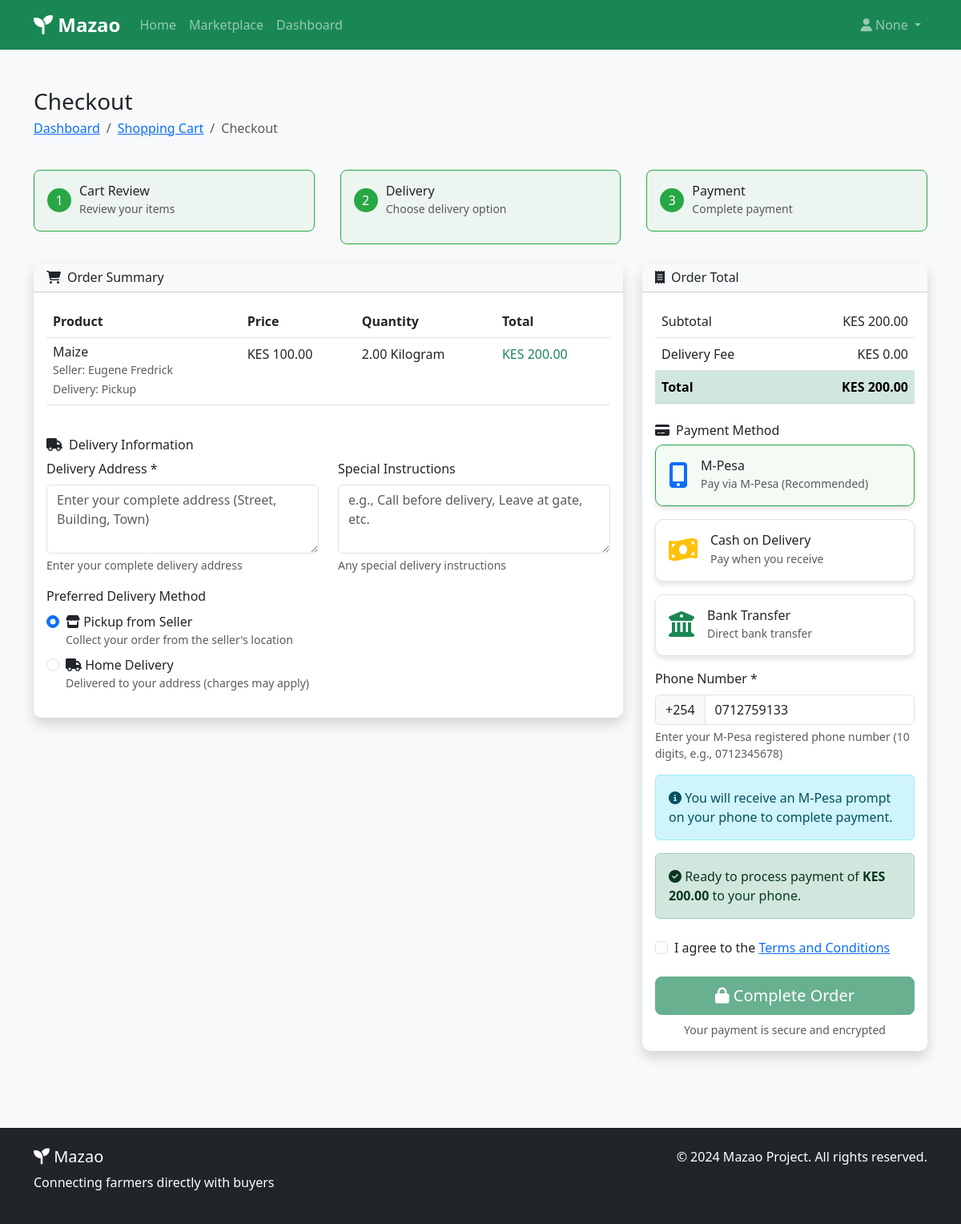
The app's page /cart/checkout/ (signed in), older data.
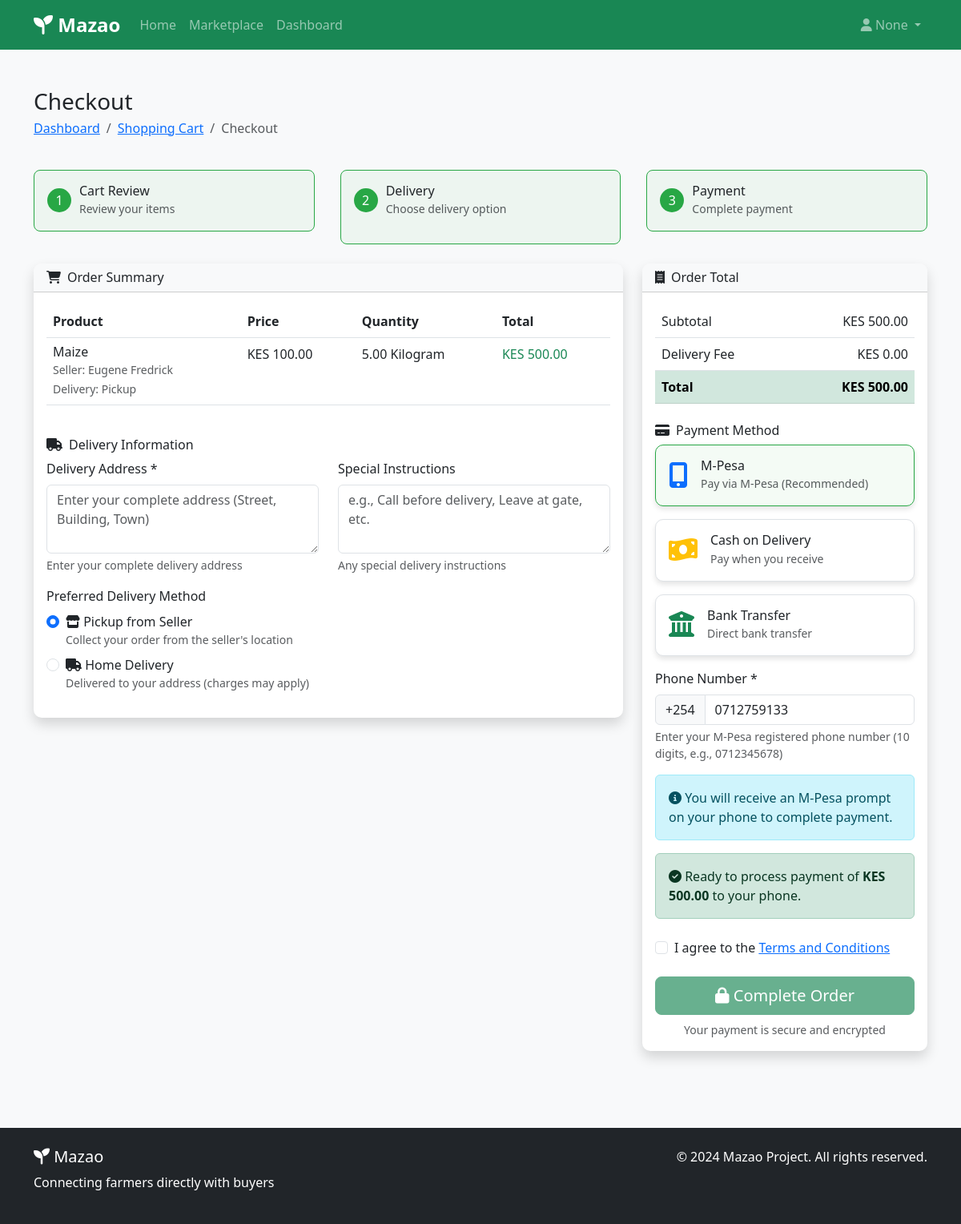
The same page, newer data.
### cart/models.py (models this page shows, shortened)
class CartItem(models.Model):
    cart = models.ForeignKey(Cart, on_delete=models.CASCADE, related_name='items')
    product = models.ForeignKey(Product, on_delete=models.CASCADE)
    quantity = models.DecimalField(max_digits=10, decimal_places=2, default=1)
    delivery_method = models.CharField(
        max_length=20,
        choices=[('pickup', 'Pickup'), ('delivery', 'Delivery')],
        default='pickup'
    )
    special_instructions = models.TextField(blank=True)
    added_at = models.DateTimeField(auto_now_add=True)
    updated_at = models.DateTimeField(auto_now=True)
    class Meta:
        unique_together = ['cart', 'product']
    @property
    def total_price(self):
        return self.product.price * self.quantity

class Cart(models.Model):
    user = models.OneToOneField(User, on_delete=models.CASCADE, related_name='cart')
    created_at = models.DateTimeField(auto_now_add=True)
    updated_at = models.DateTimeField(auto_now=True)
    @property
    def total_price(self):
        return sum(item.total_price for item in self.items.all())

### products/models.py (models this page shows, shortened)
class Product(models.Model):
    class ProductStatus(models.TextChoices):
        ACTIVE = 'active', 'Active'
        OUT_OF_STOCK = 'out_of_stock', 'Out of Stock'
        DISCONTINUED = 'discontinued', 'Discontinued'
    class UnitChoices(models.TextChoices):
        KG = 'kg', 'Kilogram'
        G = 'g', 'Gram'
        L = 'l', 'Liter'
        ML = 'ml', 'Milliliter'
        PIECE = 'piece', 'Piece'
        BUNCH = 'bunch', 'Bunch'
        DOZEN = 'dozen', 'Dozen'
    COUNTY_CHOICES = [
        ('', 'Select County'),
        ('nairobi', 'Nairobi'),
        ('mombasa', 'Mombasa'),
        ('kisumu', 'Kisumu'),
        ('nakuru', 'Nakuru'),
        ('eldoret', 'Eldoret'),
        ('thika', 'Thika'),
        ('kakamega', 'Kakamega'),
        ('kisii', 'Kisii'),
        ('nyeri', 'Nyeri'),
        ('meru', 'Meru'),
        ('machakos', 'Machakos'),
        ('kitui', 'Kitui'),
        ('embu', 'Embu'),
        ('kirinyaga', 'Kirinyaga'),
        ('muranga', 'Muranga'),
        ('kiambu', 'Kiambu'),
        ('bungoma', 'Bungoma'),
        ('busia', 'Busia'),
        ('homa_bay', 'Homa Bay'),
        ('migori', 'Migori'),
        ('siaya', 'Siaya'),
        ('vihiga', 'Vihiga'),
        ('baringo', 'Baringo'),
        ('bomet', 'Bomet'),
        ('elgeyo_marakwet', 'Elgeyo-Marakwet'),
        ('garissa', 'Garissa'),
        ('kilifi', 'Kilifi'),
        ('kwale', 'Kwale'),
        ('lamu', 'Lamu'),
        ('mandera', 'Mandera'),
        ('marsabit', 'Marsabit'),
        ('narok', 'Narok'),
        ('nyamira', 'Nyamira'),
        ('nyandarua', 'Nyandarua'),
        ('nandi', 'Nandi'),
        ('samburu', 'Samburu'),
        ('taita_taveta', 'Taita-Taveta'),
        ('tana_river', 'Tana River'),
        ('trans_nzoia', 'Trans Nzoia'),
        ('turkana', 'Turkana'),
        ('uasin_gishu', 'Uasin Gishu'),
        ('wajir', 'Wajir'),
        ('west_pokot', 'West Pokot'),
    ]
    name = models.CharField(max_length=200)
    slug = models.SlugField(unique=True)
    description = models.TextField()
    price = models.DecimalField(max_digits=10, decimal_places=2)
    quantity = models.PositiveIntegerField(default=1)
    unit = models.CharField(max_length=20, choices=UnitChoices.choices)
    min_order_quantity = models.PositiveIntegerField(default=1)
    category = models.ForeignKey(Category, on_delete=models.SET_NULL, null=True, related_name='products')
    seller = models.ForeignKey(User, on_delete=models.CASCADE, related_name='products')
    location = models.CharField(max_length=255, blank=True)
    county = models.CharField(
        max_length=50,
        choices=COUNTY_CHOICES,
        blank=True,
        null=True
    )
    image = models.ImageField(upload_to='products/', blank=True, null=True)
    is_organic = models.BooleanField(default=False)
    is_fresh = models.BooleanField(default=True)
    featured = models.BooleanField(default=False)
    available_from = models.DateField(null=True, blank=True)
    available_until = models.DateField(null=True, blank=True)
    status = models.CharField(
        max_length=20,
        choices=ProductStatus.choices,
        default=ProductStatus.ACTIVE
    )
    views = models.PositiveIntegerField(default=0)
    created_at = models.DateTimeField(auto_now_add=True)
    updated_at = models.DateTimeField(auto_now=True)
    class Meta:
        ordering = ['-created_at']
    @property
    def is_available(self):
        if self.status != self.ProductStatus.ACTIVE:
            return False
        if self.quantity <= 0:
            return False
        if self.available_from and self.available_from > date.today():
            return False
        if self.available_until and self.available_until < date.today():
            return False
        return True

### users/models.py (models this page shows, shortened)
class CustomUser(AbstractUser):
    username = None
    email = models.EmailField(_('email address'), unique=True)
    phone_regex = RegexValidator(
        regex=r'^\+?1?\d{9,15}$',
        message="Phone number must be entered in the format: '+254712345678'. Up to 15 digits allowed."
    )
    phone_number = models.CharField(
        validators=[phone_regex],
        max_length=17,
        blank=True,
        null=True
    )
    user_type = models.CharField(
        max_length=10,
        choices=UserType.choices,
        default=UserType.BUYER
    )
    location = models.CharField(max_length=255, blank=True, null=True)
    county = models.CharField(max_length=100, blank=True, null=True)
    is_verified = models.BooleanField(default=False)
    USERNAME_FIELD = 'email'
    REQUIRED_FIELDS = []
    objects = CustomUserManager()
    class Meta:
        verbose_name = _('user')
        verbose_name_plural = _('users')
    def get_full_name(self):
        return f"{self.first_name} {self.last_name}".strip() or self.email

### cart/views.py (the view)
# urls.py: path('checkout/', views.checkout, name='checkout'),
@login_required
def checkout(request):
    try:
        cart = Cart.objects.get(user=request.user)
        cart_items = CartItem.objects.filter(cart=cart).select_related('product')
        if not cart_items.exists():
            messages.warning(request, "Your cart is empty!")
            return redirect('cart:view_cart')
        unavailable_items = []
        for item in cart_items:
            if not item.product.is_available:
                unavailable_items.append(item.product.name)
            elif Decimal(str(item.quantity)) > Decimal(str(item.product.quantity)):
                unavailable_items.append(f"{item.product.name} (only {item.product.quantity} available)")
        if unavailable_items:
            messages.error(request, f"Some items are unavailable: {', '.join(unavailable_items)}")
            return redirect('cart:view_cart')
    except Cart.DoesNotExist:
        messages.warning(request, "Your cart is empty!")
        return redirect('cart:view_cart')
    subtotal = sum(item.total_price for item in cart_items)
    delivery_fee = calculate_delivery_fee(cart_items)
    total = subtotal + delivery_fee
    if request.method == 'POST':
        form = CheckoutForm(request.POST)
        if form.is_valid():
            request.session['checkout_data'] = {
                'delivery_address': form.cleaned_data['delivery_address'],
                'delivery_instructions': form.cleaned_data['delivery_instructions'],
                'payment_method': form.cleaned_data['payment_method'],
                'phone_number': form.cleaned_data.get('phone_number', ''),
            }
            payment_method = form.cleaned_data['payment_method']
            if payment_method == 'mpesa':
                return redirect('cart:mpesa_payment')
            elif payment_method == 'cash':
                return redirect('cart:cash_on_delivery')
            elif payment_method == 'bank':
                return redirect('cart:bank_transfer')
    else:
        initial_data = {}
        if hasattr(request.user, 'profile'):
            profile = request.user.profile
            initial_data = {
                'delivery_address': profile.address or '',
                'phone_number': profile.phone_number or '',
            }
        form = CheckoutForm(initial=initial_data)
    context = {
        'cart': cart,
        'cart_items': cart_items,
        'subtotal': subtotal,
        'delivery_fee': delivery_fee,
        'total': total,
        'form': form,
        'mpesa_available': MPESA_AVAILABLE,
    }
    return render(request, 'cart/checkout.html', context)

### cart/views.py (called while the page is built)
def calculate_delivery_fee(cart_items):
    for item in cart_items:
        if item.delivery_method == 'delivery':
            return Decimal('200.00')
    return Decimal('0.00')

### users/models.py (called while the page is built)
    @property
    def address(self):
        if hasattr(self, 'location') and self.location:
            return self.location
        elif hasattr(self, 'county') and self.county:
            return self.county
        elif hasattr(self, 'shipping_address') and self.shipping_address:
            return self.shipping_address
        elif hasattr(self, 'physical_address') and self.physical_address:
            return self.physical_address
        else:
            return ''

### cart/templates/cart/checkout.html (shortened to what the changed rows need)
{% extends 'base.html' %}
{% block content %}
<div class="container py-5">
    <div class="row mb-4">
        <div class="col-12">
            <h1 class="h3 mb-1">Checkout</h1>
        </div>
    </div>
    <div class="row">
        <div class="col-lg-8 mb-4">
            <div class="card shadow">
                <div class="card-body">
                    {% if cart_items %}
                    <div class="table-responsive">
                        <table class="table">
                            <thead>
                                <tr>
                                    <th>Product</th>
                                    <th>Price</th>
                                    <th>Quantity</th>
                                    <th>Total</th>
                                </tr>
                            </thead>
                            <tbody>
                                {% for item in cart_items %}
                                <tr>
                                    <td>
                                        <div class="d-flex align-items-center">
                                            <div>
                                                <h6 class="mb-0">{{ item.product.name }}</h6>
                                                <small class="text-muted">
                                                    Seller: {{ item.product.seller.get_full_name }}<br>
                                                    Delivery: {{ item.get_delivery_method_display }}
                                                </small>
                                            </div>
                                        </div>
                                    </td>
                                    <td>KES {{ item.product.price|floatformat:2 }}</td>
                                    <td>{{ item.quantity }} {{ item.product.get_unit_display }}</td>
                                    <td class="text-success">KES {{ item.total_price|floatformat:2 }}</td>
                                </tr>
                                {% endfor %}
                            </tbody>
                        </table>
                    </div>
                    {% endif %}
                </div>
            </div>
        </div>
        <div class="col-lg-4">
            <div class="card shadow sticky-top" style="top: 1rem;">
                <div class="card-body">
                    <table class="table">
                        <tr>
                            <td>Subtotal</td>
                            <td class="text-end">KES {{ cart.total_price|floatformat:2 }}</td>
                        </tr>
                        <tr class="table-success">
                            <th>Total</th>
                            <th class="text-end">KES {{ cart.total_price|floatformat:2 }}</th>
                        </tr>
                    </table>
                    <div class="mt-4">
                        <div id="mpesaForm" class="payment-form">
                            <form method="post" id="mpesaPaymentForm">
                                <div class="alert alert-success">
                                    <i class="fas fa-check-circle"></i>
                                    Ready to process payment of <strong>KES {{ cart.total_price|floatformat:2 }}</strong> to your phone.
                                </div>
                            </form>
                        </div>
                    </div>
                </div>
            </div>
        </div>
    </div>
</div>
{% endblock %}

Row changes from the older to the newer data that the page shows:
changed CartItem "Pickup": quantity "2.00" → "5.00"; total_price "200.00" → "500.00"
changed through a linked row, Cart: total_price "200.00" → "500.00"
